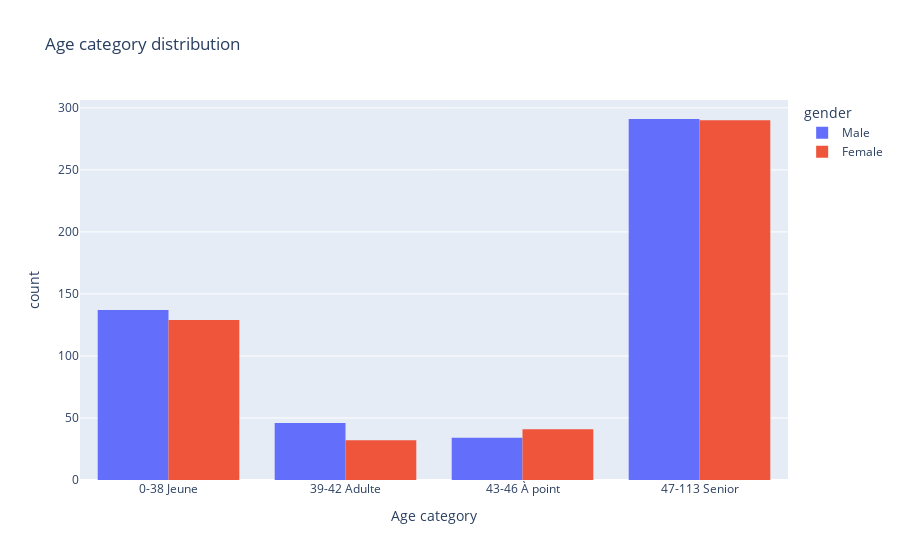

Here is the notebook cell this chart was saved with:
### Code cell
import plotly.express as px

#  plot the age category distribution ordered by age with plotly
fig = px.histogram(df,
                    x='age_category',
                    color="gender",
                    title='Age category distribution',
                    labels={'age_category': 'Age category','count': 'Number of persons'},
                    barmode='group',
                    category_orders={'age_category': ['0-38 Jeune', '39-42 Adulte', '43-46 À point', '47-113 Senior']}
                    )
fig.show()

### Figure 1 — Plotly figure (JSON) as saved in the notebook; plotly's stock layout.template omitted (floating-point values rounded to 4 significant figures; data arrays with more than 128 entries replaced by an {"elided": "..."} marker saying what was removed)
{"data": [{"alignmentgroup": "True", "bingroup": "x", "hovertemplate": "gender=Male<br>Age category=%{x}<br>count=%{y}<extra></extra>", "legendgroup": "Male", "marker": {"color": "#636efa", "pattern": {"shape": ""}}, "name": "Male", "offsetgroup": "Male", "orientation": "v", "showlegend": true, "type": "histogram", "x": {"elided": "508 str values"}, "xaxis": "x", "yaxis": "y"}, {"alignmentgroup": "True", "bingroup": "x", "hovertemplate": "gender=Female<br>Age category=%{x}<br>count=%{y}<extra></extra>", "legendgroup": "Female", "marker": {"color": "#EF553B", "pattern": {"shape": ""}}, "name": "Female", "offsetgroup": "Female", "orientation": "v", "showlegend": true, "type": "histogram", "x": {"elided": "492 str values"}, "xaxis": "x", "yaxis": "y"}], "layout": {"barmode": "group", "legend": {"title": {"text": "gender"}, "tracegroupgap": 0}, "title": {"text": "Age category distribution"}, "xaxis": {"anchor": "y", "categoryarray": ["0-38 Jeune", "39-42 Adulte", "43-46 À point", "47-113 Senior"], "categoryorder": "array", "domain": [0, 1], "title": {"text": "Age category"}}, "yaxis": {"anchor": "x", "domain": [0, 1], "title": {"text": "count"}}}}
